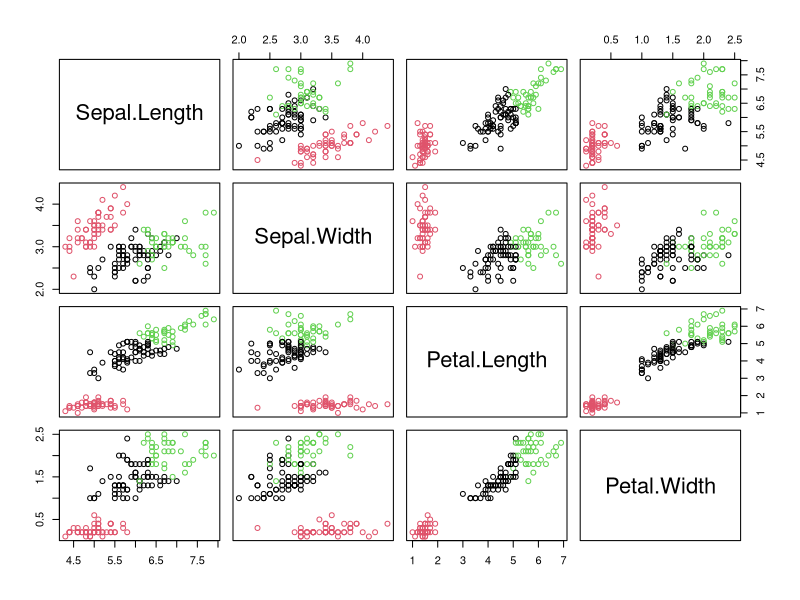
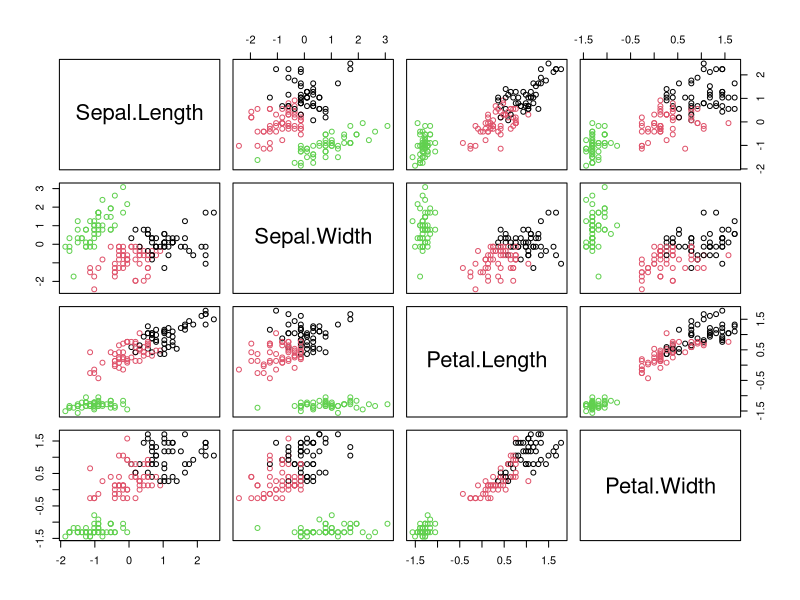

Write the R code that produced these figures, in order.
## -----------------------------------------------------------------------------------------------------------------------
## a+b
names(iris)
iris4  <- iris[,-5]
siris4 <- scale(iris4)
#
cl1 <- kmeans(iris4, 3)
pairs(iris4, col=cl1$cluster)
cl2 <- kmeans(siris4, 3)
pairs(siris4, col=cl2$cluster)
## c
table(cl1$cluster, iris[,"Species"])
table(cl2$cluster, iris[,"Species"])
table(cl1$cluster, cl2$cluster)
